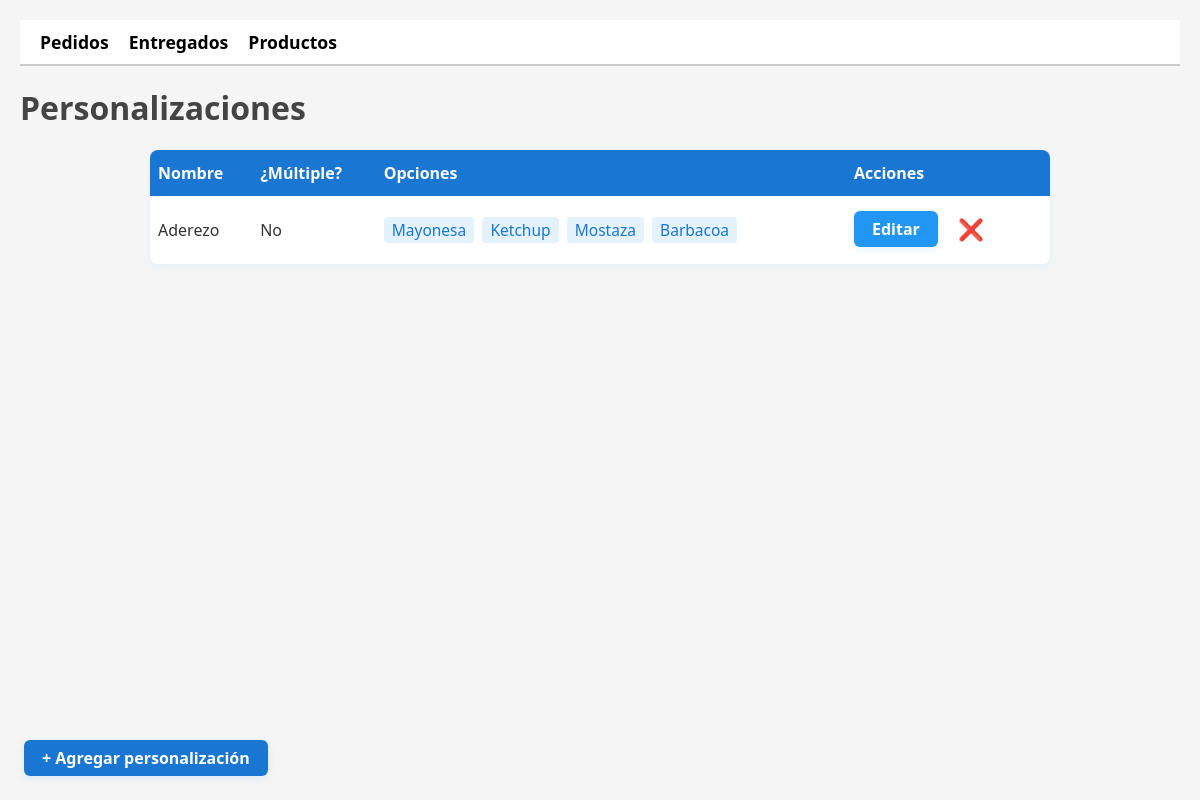
The app's page /panel/personalizaciones/, older data.
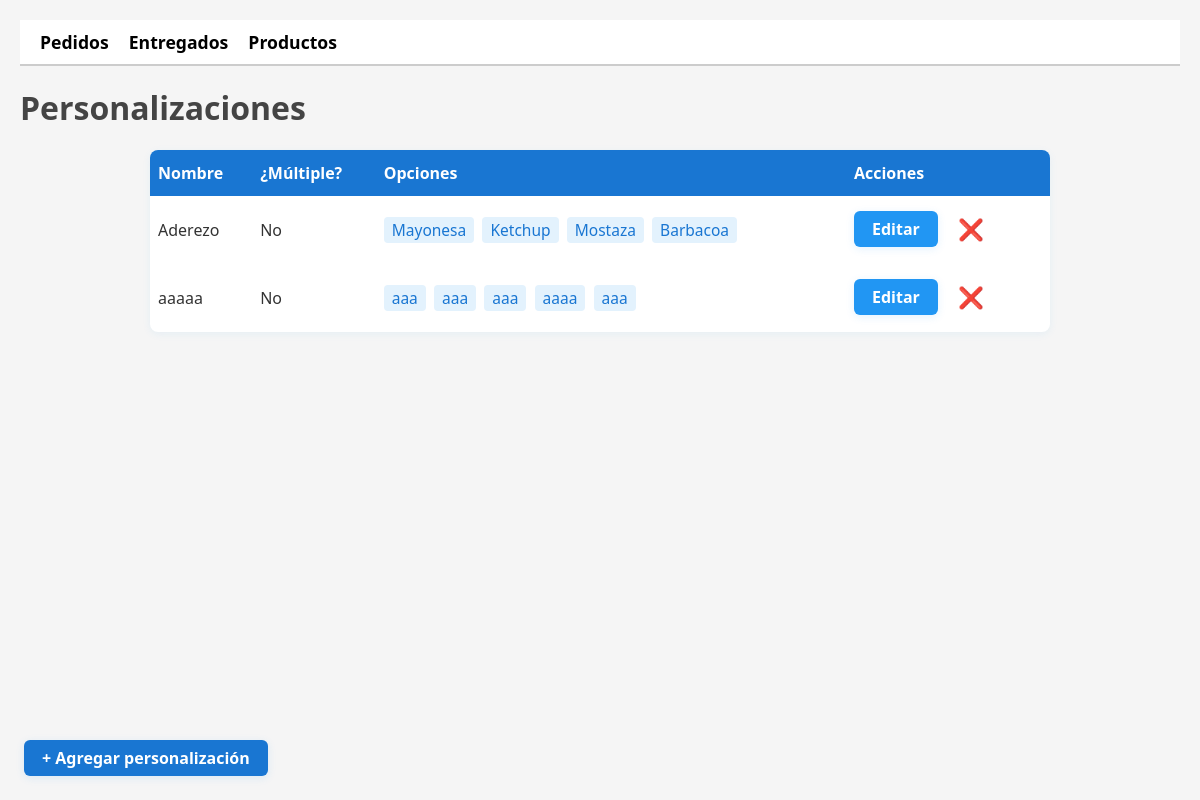
The same page, newer data.
### mi_app/models.py (models this page shows, shortened)
class PersonalizacionCampo(models.Model):
    nombre = models.CharField(max_length=100)
    es_multiple = models.BooleanField(default=False)  # NUEVO CAMPO

class PersonalizacionOpcion(models.Model):
    campo = models.ForeignKey(PersonalizacionCampo, on_delete=models.CASCADE, related_name='opciones')
    nombre = models.CharField(max_length=100)
    precio_extra = models.DecimalField(max_digits=6, decimal_places=2, default=0)

### mi_app/views/admin.py (the view)
# urls.py: path('panel/personalizaciones/', views.lista_personalizaciones_admin, name='lista_personalizaciones_admin'),
def lista_personalizaciones_admin(request):
    from ..models import PersonalizacionCampo
    personalizaciones = PersonalizacionCampo.objects.all()
    return render(request, 'admin/lista_personalizaciones_admin.html', {'personalizaciones': personalizaciones})

### mi_app/templates/admin/lista_personalizaciones_admin.html (shortened to what this page needs)
{% load static %}
<link rel="stylesheet" href="{% static 'css/admin_panel.css' %}">
<nav class="admin-menu">
  <a href="{% url 'pedidos_admin' %}">Pedidos</a>
  <a href="{% url 'pedidos_entregados_admin' %}">Entregados</a>
  <a href="{% url 'productos_admin' %}">Productos</a>
</nav>
<h1>Personalizaciones</h1>
<div class="tabla-admin-wrapper">
<table class="tabla-admin">
  <thead>
    <tr>
      <th>Nombre</th>
      <th>¿Múltiple?</th>
      <th>Opciones</th>
      <th>Acciones</th>
    </tr>
  </thead>
  <tbody>
    {% for p in personalizaciones %}
    <tr>
      <td>{{ p.nombre }}</td>
      <td>{% if p.es_multiple %}Sí{% else %}No{% endif %}</td>
      <td>
        {% for op in p.opciones.all %}
          <span class="opcion-tag">{{ op.nombre }}</span>
        {% empty %}
          <span style="color:#888;">Sin opciones</span>
        {% endfor %}
      </td>
      <td>
        <a href="{% url 'editar_personalizacion_admin' p.id %}" class="admin-btn">Editar</a>
        <form method="post" action="{% url 'eliminar_personalizacion_admin' p.id %}" style="display:inline;">
          <button type="submit" title="Eliminar" onclick="return confirm('¿Seguro que deseas eliminar esta personalización?')" style="background:none;border:none;color:#d32f2f;font-size:1.3em;cursor:pointer;vertical-align:middle;">&#10060;</button>
        </form>
      </td>
    </tr>
    {% empty %}
    <tr><td colspan="4" style="text-align:center; color:#888; padding: 18px;">No hay personalizaciones creadas.</td></tr>
    {% endfor %}
  </tbody>
</table>
</div>
<div class="fijo-abajo-izq">
  <a href="{% url 'agregar_personalizacion_admin' %}" class="admin-btn" style="background:#1976d2;">+ Agregar personalización</a>
</div>

Row changes from the older to the newer data that the page shows:
added PersonalizacionCampo: nombre "aaaaa", es_multiple "No"
added PersonalizacionOpcion: nombre "aaa", shown under "aaaaa"
added PersonalizacionOpcion: nombre "aaa", shown under "aaaaa"
added PersonalizacionOpcion: nombre "aaa", shown under "aaaaa"
added PersonalizacionOpcion: nombre "aaaa", shown under "aaaaa"
added PersonalizacionOpcion: nombre "aaa", shown under "aaaaa"
